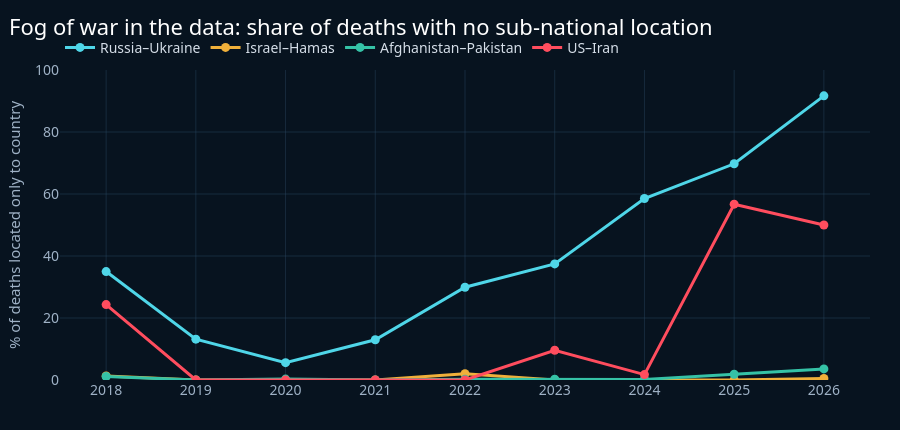

Source (notebook cell):
### Markdown cell above
## 4. A finding from cleaning itself: the *fog of war* in the data
Most Russia–Ukraine deaths since 2024 are recorded as country-level aggregates (often memorial-database counts),
not as located incidents. By 2026, **over 90%** of RU–UA deaths have no sub-national location.
Consequence for our method: front-line geography is measured with **located, discrete events**, not deaths, and
sub-national forecasts are evaluated with that limit stated.

### Code cell
from src import insights
gp = insights.geo_precision_trend(e)
display(gp[gp.conflict_case == "Russia–Ukraine"].round(3))
viz.fig_fog_of_war(gp)

### Figure 1 — Plotly figure (JSON) as saved in the notebook; plotly's stock layout.template omitted (floating-point values rounded to 4 significant figures)
{"data": [{"line": {"color": "#4FD6E8", "width": 3}, "marker": {"size": 9}, "mode": "lines+markers", "name": "Russia–Ukraine", "type": "scatter", "x": [2018, 2019, 2020, 2021, 2022, 2023, 2024, 2025, 2026], "y": [34.98, 13.18, 5.584, 12.98, 29.92, 37.44, 58.53, 69.75, 91.65]}, {"line": {"color": "#F0B03A", "width": 3}, "marker": {"size": 9}, "mode": "lines+markers", "name": "Israel–Hamas", "type": "scatter", "x": [2018, 2019, 2021, 2022, 2023, 2024, 2025, 2026], "y": [1.299, 0.0, 0.0, 2.0, 0.003634, 0.004619, 0.03437, 0.5038]}, {"line": {"color": "#35C2A6", "width": 3}, "marker": {"size": 9}, "mode": "lines+markers", "name": "Afghanistan–Pakistan", "type": "scatter", "x": [2018, 2019, 2020, 2021, 2022, 2023, 2024, 2025, 2026], "y": [1.117, 0.0, 0.2841, 0.0, 0.2635, 0.2475, 0.1957, 1.85, 3.578]}, {"line": {"color": "#FF4D5E", "width": 3}, "marker": {"size": 9}, "mode": "lines+markers", "name": "US–Iran", "type": "scatter", "x": [2018, 2019, 2020, 2021, 2022, 2023, 2024, 2025, 2026], "y": [24.32, 0.0, 0.0, 0.0, 0.0, 9.605, 1.749, 56.71, 49.99]}], "layout": {"height": 430, "title": {"text": "Fog of war in the data: share of deaths with no sub-national location"}, "yaxis": {"range": [0, 100], "title": {"text": "% of deaths located only to country"}}}}
